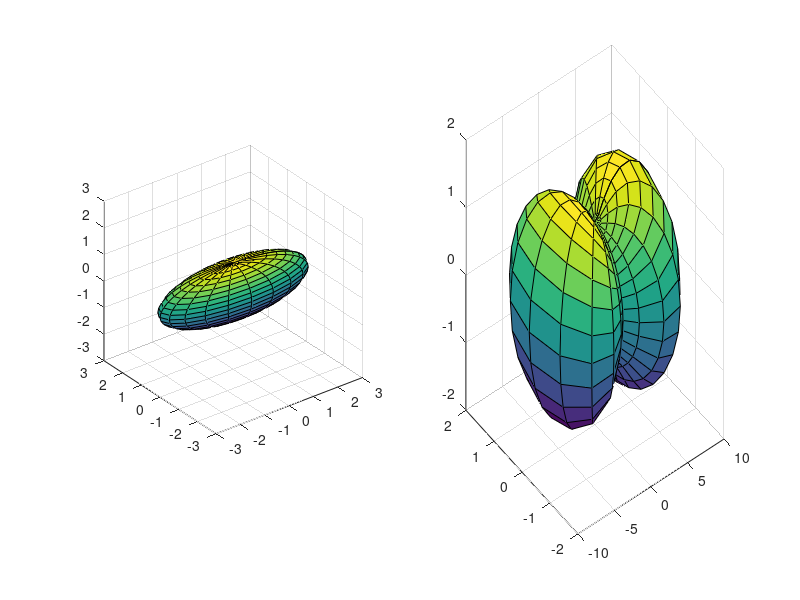

Write the MATLAB code that produced this figure.
%% Part of discussion on ADC quadratic form calculations
% Probably old between Bob and Brian years ago.
%
% Could be fixed up or deprecated.
%

% Here is a standard ellipsoid.
[X,Y,Z] = ellipsoid(0,0,0,3,1,1);
figure(1), subplot(1,2,1), surf(X,Y,Z)
axis equal

sz = size(X);

% Here is how an ellipse looks like a peanut
%
% Assign a length equal to the square of their length on the ellipsoid.
% This corresponds to what I believe are the ADC (variance) values.  Notice
% the peanut shape. 

% The length of each ellipsoid vector
tmp = [X(:),Y(:),Z(:)];
l = sqrt(diag(tmp*tmp'));   
% Multiply each vector by its own length
tmp = diag(l)*tmp;          

X2 = reshape(tmp(:,1),sz);
Y2 = reshape(tmp(:,2),sz);
Z2 = reshape(tmp(:,3),sz);
figure(1), subplot(1,2,2), surf(X2,Y2,Z2)

